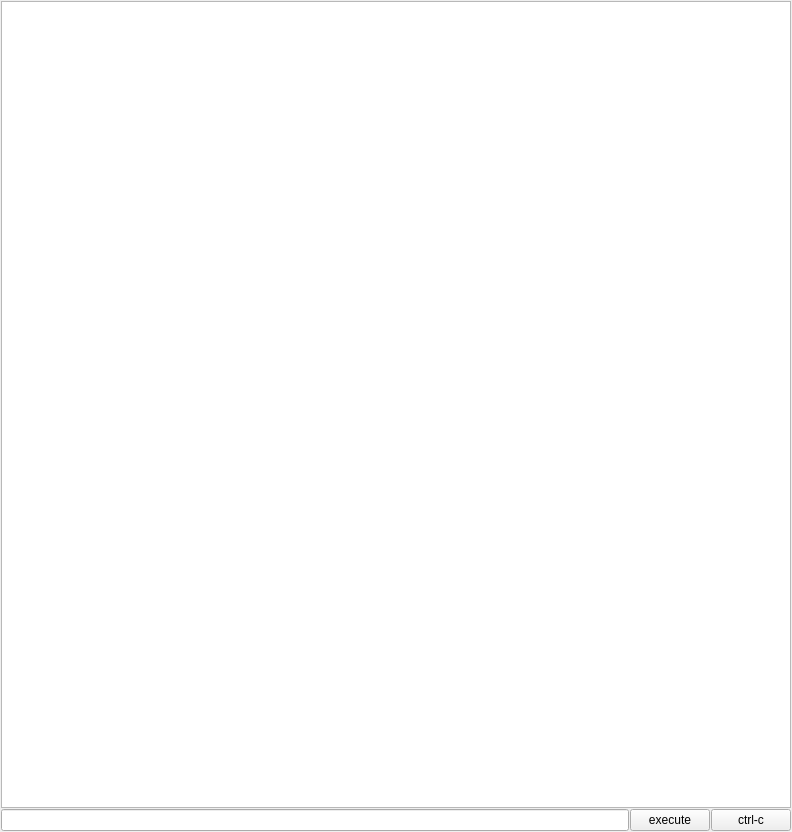
<?xml version="1.0" encoding="UTF-8"?>
<ui version="4.0">
 <class>Widget</class>
 <widget class="QWidget" name="Widget">
  <property name="geometry">
   <rect>
    <x>0</x>
    <y>0</y>
    <width>792</width>
    <height>832</height>
   </rect>
  </property>
  <property name="mouseTracking">
   <bool>false</bool>
  </property>
  <property name="windowTitle">
   <string>console</string>
  </property>
  <layout class="QVBoxLayout" name="verticalLayout">
   <property name="spacing">
    <number>1</number>
   </property>
   <property name="leftMargin">
    <number>1</number>
   </property>
   <property name="topMargin">
    <number>1</number>
   </property>
   <property name="rightMargin">
    <number>1</number>
   </property>
   <property name="bottomMargin">
    <number>1</number>
   </property>
   <item>
    <widget class="QTextEdit" name="textEdit">
     <property name="cursor" stdset="0">
      <cursorShape>ArrowCursor</cursorShape>
     </property>
     <property name="mouseTracking">
      <bool>false</bool>
     </property>
     <property name="readOnly">
      <bool>true</bool>
     </property>
    </widget>
   </item>
   <item>
    <layout class="QHBoxLayout" name="horizontalLayout">
     <item>
      <widget class="QLineEdit" name="lineEdit"/>
     </item>
     <item>
      <widget class="QPushButton" name="pushButton">
       <property name="text">
        <string>execute</string>
       </property>
      </widget>
     </item>
     <item>
      <widget class="QPushButton" name="pushButton_2">
       <property name="text">
        <string>ctrl-c</string>
       </property>
      </widget>
     </item>
    </layout>
   </item>
  </layout>
 </widget>
 <resources/>
 <connections/>
</ui>
